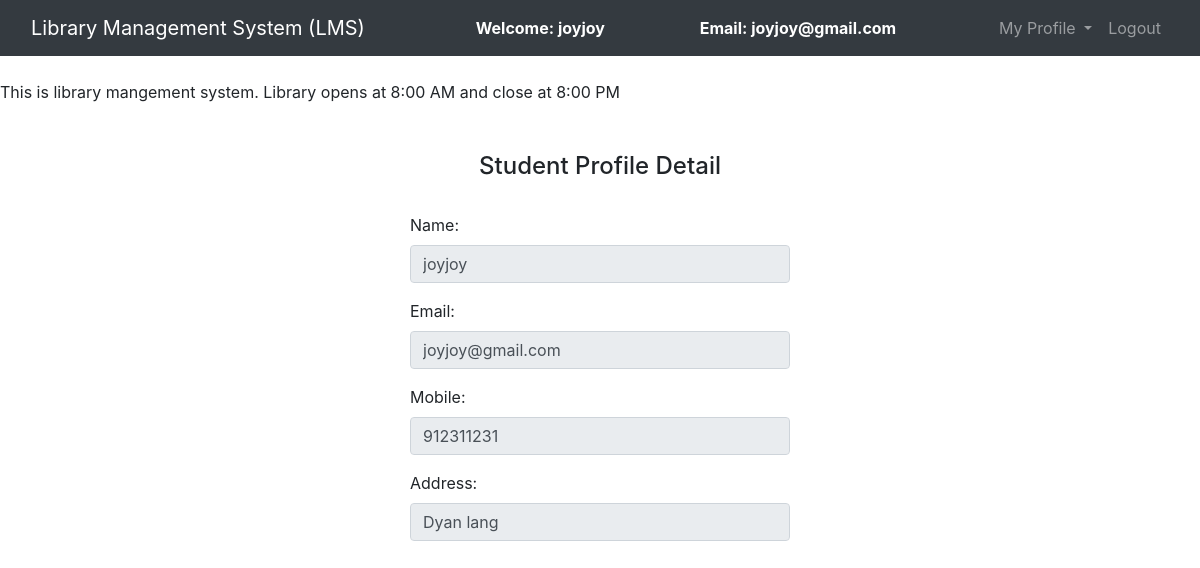
Screenshot of /view_profile.php (signed in) with the database file from the repository.
### tables this page shows
CREATE TABLE `users` (
  `id` int(11) NOT NULL,
  `name` varchar(50) NOT NULL,
  `email` varchar(100) NOT NULL,
  `password` varchar(100) NOT NULL,
  `mobile` int(10) NOT NULL,
  `address` varchar(250) NOT NULL
);

### view_profile.php (the view, shortened to what this page needs)
<?php
	$connection = mysqli_connect("localhost","root","");
	$name = "";
	$email = "";
	$mobile = "";
	$query = "select * from users where email = '$_SESSION[email]'";
	$query_run = mysqli_query($connection,$query);
	while ($row = mysqli_fetch_assoc($query_run)){
		$name = $row['name'];
		$email = $row['email'];
		$mobile = $row['mobile'];
		$address = $row['address'];
	}
?>
<!DOCTYPE html>
<html>
<head>
	<link rel="stylesheet" type="text/css" href="bootstrap-4.4.1/css/bootstrap.min.css">
</head>
<body>
	<nav class="navbar navbar-expand-lg navbar-dark bg-dark">
		<div class="container-fluid">
			<div class="navbar-header">
				<a class="navbar-brand" href="admin_dashboard.php">Library Management System (LMS)</a>
			</div>
			<font style="color: white"><span><strong>Welcome: <?php echo $_SESSION['name'];?></strong></span></font>
			<font style="color: white"><span><strong>Email: <?php echo $_SESSION['email'];?></strong></font>
		    <ul class="nav navbar-nav navbar-right">
		      <li class="nav-item dropdown">
	        	<a class="nav-link dropdown-toggle" data-toggle="dropdown">My Profile </a>
		      </li>
		      <li class="nav-item">
		        <a class="nav-link" href="logout.php">Logout</a>
		      </li>
		    </ul>
		</div>
	</nav><br>
	<span><marquee>This is library mangement system. Library opens at 8:00 AM and close at 8:00 PM</marquee></span><br><br>
		<center><h4>Student Profile Detail</h4><br></center>
		<div class="row">
			<div class="col-md-4"></div>
			<div class="col-md-4">
				<form>
					<div class="form-group">
						<label for="name">Name:</label>
						<input type="text" class="form-control" value="<?php echo $name;?>" disabled>
					</div>
					<div class="form-group">
						<label for="email">Email:</label>
						<input type="text" value="<?php echo $email;?>" class="form-control" disabled>
					</div>
					<div class="form-group">
						<label for="mobile">Mobile:</label>
						<input type="text" value="<?php echo $mobile;?>" class="form-control" disabled>
					</div>
					<div class="form-group">
						<label for="email">Address:</label>
						<input type="text" value="<?php echo $address;?>" class="form-control" disabled>
					</div>
				</form>
			</div>
			<div class="col-md-4"></div>
		</div>
</body>
</html>

### rows the page displays
users: name "joyjoy", email "joyjoy@gmail.com", mobile "912311231", address "Dyan lang"

### other values shown
$_SESSION['name'] "joyjoy"
$_SESSION['email'] "joyjoy@gmail.com"
